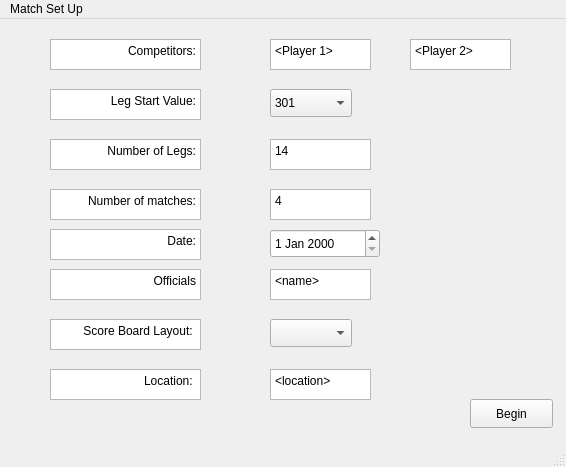
<?xml version="1.0" encoding="UTF-8"?>
<ui version="4.0">
 <class>MainWindow</class>
 <widget class="QMainWindow" name="MainWindow">
  <property name="geometry">
   <rect>
    <x>0</x>
    <y>0</y>
    <width>566</width>
    <height>467</height>
   </rect>
  </property>
  <property name="windowTitle">
   <string>MainWindow</string>
  </property>
  <widget class="QWidget" name="centralwidget">
   <widget class="QTextBrowser" name="textBrowser">
    <property name="geometry">
     <rect>
      <x>50</x>
      <y>20</y>
      <width>151</width>
      <height>31</height>
     </rect>
    </property>
    <property name="html">
     <string>&lt;!DOCTYPE HTML PUBLIC &quot;-//W3C//DTD HTML 4.0//EN&quot; &quot;http://www.w3.org/TR/REC-html40/strict.dtd&quot;&gt;
&lt;html&gt;&lt;head&gt;&lt;meta name=&quot;qrichtext&quot; content=&quot;1&quot; /&gt;&lt;meta charset=&quot;utf-8&quot; /&gt;&lt;style type=&quot;text/css&quot;&gt;
p, li { white-space: pre-wrap; }
&lt;/style&gt;&lt;/head&gt;&lt;body style=&quot; font-family:'Segoe UI'; font-size:9pt; font-weight:400; font-style:normal;&quot;&gt;
&lt;p align=&quot;right&quot; style=&quot; margin-top:0px; margin-bottom:0px; margin-left:0px; margin-right:0px; -qt-block-indent:0; text-indent:0px;&quot;&gt;Competitors:&lt;/p&gt;&lt;/body&gt;&lt;/html&gt;</string>
    </property>
   </widget>
   <widget class="QTextEdit" name="textEdit">
    <property name="geometry">
     <rect>
      <x>270</x>
      <y>20</y>
      <width>101</width>
      <height>31</height>
     </rect>
    </property>
    <property name="html">
     <string>&lt;!DOCTYPE HTML PUBLIC &quot;-//W3C//DTD HTML 4.0//EN&quot; &quot;http://www.w3.org/TR/REC-html40/strict.dtd&quot;&gt;
&lt;html&gt;&lt;head&gt;&lt;meta name=&quot;qrichtext&quot; content=&quot;1&quot; /&gt;&lt;meta charset=&quot;utf-8&quot; /&gt;&lt;style type=&quot;text/css&quot;&gt;
p, li { white-space: pre-wrap; }
&lt;/style&gt;&lt;/head&gt;&lt;body style=&quot; font-family:'Segoe UI'; font-size:9pt; font-weight:400; font-style:normal;&quot;&gt;
&lt;p style=&quot; margin-top:0px; margin-bottom:0px; margin-left:0px; margin-right:0px; -qt-block-indent:0; text-indent:0px;&quot;&gt;&amp;lt;Player 1&amp;gt;&lt;/p&gt;&lt;/body&gt;&lt;/html&gt;</string>
    </property>
   </widget>
   <widget class="QTextEdit" name="textEdit_2">
    <property name="geometry">
     <rect>
      <x>410</x>
      <y>20</y>
      <width>101</width>
      <height>31</height>
     </rect>
    </property>
    <property name="html">
     <string>&lt;!DOCTYPE HTML PUBLIC &quot;-//W3C//DTD HTML 4.0//EN&quot; &quot;http://www.w3.org/TR/REC-html40/strict.dtd&quot;&gt;
&lt;html&gt;&lt;head&gt;&lt;meta name=&quot;qrichtext&quot; content=&quot;1&quot; /&gt;&lt;meta charset=&quot;utf-8&quot; /&gt;&lt;style type=&quot;text/css&quot;&gt;
p, li { white-space: pre-wrap; }
&lt;/style&gt;&lt;/head&gt;&lt;body style=&quot; font-family:'Segoe UI'; font-size:9pt; font-weight:400; font-style:normal;&quot;&gt;
&lt;p style=&quot; margin-top:0px; margin-bottom:0px; margin-left:0px; margin-right:0px; -qt-block-indent:0; text-indent:0px;&quot;&gt;&amp;lt;Player 2&amp;gt;&lt;/p&gt;&lt;/body&gt;&lt;/html&gt;</string>
    </property>
   </widget>
   <widget class="QTextBrowser" name="textBrowser_2">
    <property name="geometry">
     <rect>
      <x>50</x>
      <y>70</y>
      <width>151</width>
      <height>31</height>
     </rect>
    </property>
    <property name="html">
     <string>&lt;!DOCTYPE HTML PUBLIC &quot;-//W3C//DTD HTML 4.0//EN&quot; &quot;http://www.w3.org/TR/REC-html40/strict.dtd&quot;&gt;
&lt;html&gt;&lt;head&gt;&lt;meta name=&quot;qrichtext&quot; content=&quot;1&quot; /&gt;&lt;meta charset=&quot;utf-8&quot; /&gt;&lt;style type=&quot;text/css&quot;&gt;
p, li { white-space: pre-wrap; }
&lt;/style&gt;&lt;/head&gt;&lt;body style=&quot; font-family:'Segoe UI'; font-size:9pt; font-weight:400; font-style:normal;&quot;&gt;
&lt;p align=&quot;right&quot; style=&quot; margin-top:0px; margin-bottom:0px; margin-left:0px; margin-right:0px; -qt-block-indent:0; text-indent:0px;&quot;&gt;Leg Start Value:&lt;/p&gt;&lt;/body&gt;&lt;/html&gt;</string>
    </property>
   </widget>
   <widget class="QComboBox" name="comboBox">
    <property name="geometry">
     <rect>
      <x>270</x>
      <y>70</y>
      <width>82</width>
      <height>28</height>
     </rect>
    </property>
    <item>
     <property name="text">
      <string>301</string>
     </property>
    </item>
    <item>
     <property name="text">
      <string>501</string>
     </property>
    </item>
    <item>
     <property name="text">
      <string>801</string>
     </property>
    </item>
   </widget>
   <widget class="QTextBrowser" name="textBrowser_3">
    <property name="geometry">
     <rect>
      <x>50</x>
      <y>120</y>
      <width>151</width>
      <height>31</height>
     </rect>
    </property>
    <property name="html">
     <string>&lt;!DOCTYPE HTML PUBLIC &quot;-//W3C//DTD HTML 4.0//EN&quot; &quot;http://www.w3.org/TR/REC-html40/strict.dtd&quot;&gt;
&lt;html&gt;&lt;head&gt;&lt;meta name=&quot;qrichtext&quot; content=&quot;1&quot; /&gt;&lt;meta charset=&quot;utf-8&quot; /&gt;&lt;style type=&quot;text/css&quot;&gt;
p, li { white-space: pre-wrap; }
&lt;/style&gt;&lt;/head&gt;&lt;body style=&quot; font-family:'Segoe UI'; font-size:9pt; font-weight:400; font-style:normal;&quot;&gt;
&lt;p align=&quot;right&quot; style=&quot; margin-top:0px; margin-bottom:0px; margin-left:0px; margin-right:0px; -qt-block-indent:0; text-indent:0px;&quot;&gt;Number of Legs:&lt;/p&gt;&lt;/body&gt;&lt;/html&gt;</string>
    </property>
   </widget>
   <widget class="QTextBrowser" name="textBrowser_4">
    <property name="geometry">
     <rect>
      <x>50</x>
      <y>170</y>
      <width>151</width>
      <height>31</height>
     </rect>
    </property>
    <property name="html">
     <string>&lt;!DOCTYPE HTML PUBLIC &quot;-//W3C//DTD HTML 4.0//EN&quot; &quot;http://www.w3.org/TR/REC-html40/strict.dtd&quot;&gt;
&lt;html&gt;&lt;head&gt;&lt;meta name=&quot;qrichtext&quot; content=&quot;1&quot; /&gt;&lt;meta charset=&quot;utf-8&quot; /&gt;&lt;style type=&quot;text/css&quot;&gt;
p, li { white-space: pre-wrap; }
&lt;/style&gt;&lt;/head&gt;&lt;body style=&quot; font-family:'Segoe UI'; font-size:9pt; font-weight:400; font-style:normal;&quot;&gt;
&lt;p align=&quot;right&quot; style=&quot; margin-top:0px; margin-bottom:0px; margin-left:0px; margin-right:0px; -qt-block-indent:0; text-indent:0px;&quot;&gt;Number of matches:&lt;/p&gt;&lt;/body&gt;&lt;/html&gt;</string>
    </property>
   </widget>
   <widget class="QTextBrowser" name="textBrowser_5">
    <property name="geometry">
     <rect>
      <x>50</x>
      <y>210</y>
      <width>151</width>
      <height>31</height>
     </rect>
    </property>
    <property name="html">
     <string>&lt;!DOCTYPE HTML PUBLIC &quot;-//W3C//DTD HTML 4.0//EN&quot; &quot;http://www.w3.org/TR/REC-html40/strict.dtd&quot;&gt;
&lt;html&gt;&lt;head&gt;&lt;meta name=&quot;qrichtext&quot; content=&quot;1&quot; /&gt;&lt;meta charset=&quot;utf-8&quot; /&gt;&lt;style type=&quot;text/css&quot;&gt;
p, li { white-space: pre-wrap; }
&lt;/style&gt;&lt;/head&gt;&lt;body style=&quot; font-family:'Segoe UI'; font-size:9pt; font-weight:400; font-style:normal;&quot;&gt;
&lt;p align=&quot;right&quot; style=&quot; margin-top:0px; margin-bottom:0px; margin-left:0px; margin-right:0px; -qt-block-indent:0; text-indent:0px;&quot;&gt;Date:&lt;/p&gt;&lt;/body&gt;&lt;/html&gt;</string>
    </property>
   </widget>
   <widget class="QDateEdit" name="dateEdit">
    <property name="geometry">
     <rect>
      <x>270</x>
      <y>210</y>
      <width>110</width>
      <height>29</height>
     </rect>
    </property>
   </widget>
   <widget class="QTextEdit" name="textEdit_3">
    <property name="geometry">
     <rect>
      <x>270</x>
      <y>120</y>
      <width>101</width>
      <height>31</height>
     </rect>
    </property>
    <property name="html">
     <string>&lt;!DOCTYPE HTML PUBLIC &quot;-//W3C//DTD HTML 4.0//EN&quot; &quot;http://www.w3.org/TR/REC-html40/strict.dtd&quot;&gt;
&lt;html&gt;&lt;head&gt;&lt;meta name=&quot;qrichtext&quot; content=&quot;1&quot; /&gt;&lt;meta charset=&quot;utf-8&quot; /&gt;&lt;style type=&quot;text/css&quot;&gt;
p, li { white-space: pre-wrap; }
&lt;/style&gt;&lt;/head&gt;&lt;body style=&quot; font-family:'Segoe UI'; font-size:9pt; font-weight:400; font-style:normal;&quot;&gt;
&lt;p style=&quot; margin-top:0px; margin-bottom:0px; margin-left:0px; margin-right:0px; -qt-block-indent:0; text-indent:0px;&quot;&gt;14&lt;/p&gt;&lt;/body&gt;&lt;/html&gt;</string>
    </property>
   </widget>
   <widget class="QTextEdit" name="textEdit_4">
    <property name="geometry">
     <rect>
      <x>270</x>
      <y>170</y>
      <width>101</width>
      <height>31</height>
     </rect>
    </property>
    <property name="html">
     <string>&lt;!DOCTYPE HTML PUBLIC &quot;-//W3C//DTD HTML 4.0//EN&quot; &quot;http://www.w3.org/TR/REC-html40/strict.dtd&quot;&gt;
&lt;html&gt;&lt;head&gt;&lt;meta name=&quot;qrichtext&quot; content=&quot;1&quot; /&gt;&lt;meta charset=&quot;utf-8&quot; /&gt;&lt;style type=&quot;text/css&quot;&gt;
p, li { white-space: pre-wrap; }
&lt;/style&gt;&lt;/head&gt;&lt;body style=&quot; font-family:'Segoe UI'; font-size:9pt; font-weight:400; font-style:normal;&quot;&gt;
&lt;p style=&quot; margin-top:0px; margin-bottom:0px; margin-left:0px; margin-right:0px; -qt-block-indent:0; text-indent:0px;&quot;&gt;4&lt;/p&gt;&lt;/body&gt;&lt;/html&gt;</string>
    </property>
   </widget>
   <widget class="QPushButton" name="pushButton">
    <property name="geometry">
     <rect>
      <x>470</x>
      <y>380</y>
      <width>83</width>
      <height>29</height>
     </rect>
    </property>
    <property name="text">
     <string>Begin</string>
    </property>
   </widget>
   <widget class="QTextBrowser" name="textBrowser_6">
    <property name="geometry">
     <rect>
      <x>50</x>
      <y>250</y>
      <width>151</width>
      <height>31</height>
     </rect>
    </property>
    <property name="html">
     <string>&lt;!DOCTYPE HTML PUBLIC &quot;-//W3C//DTD HTML 4.0//EN&quot; &quot;http://www.w3.org/TR/REC-html40/strict.dtd&quot;&gt;
&lt;html&gt;&lt;head&gt;&lt;meta name=&quot;qrichtext&quot; content=&quot;1&quot; /&gt;&lt;meta charset=&quot;utf-8&quot; /&gt;&lt;style type=&quot;text/css&quot;&gt;
p, li { white-space: pre-wrap; }
&lt;/style&gt;&lt;/head&gt;&lt;body style=&quot; font-family:'Segoe UI'; font-size:9pt; font-weight:400; font-style:normal;&quot;&gt;
&lt;p align=&quot;right&quot; style=&quot; margin-top:0px; margin-bottom:0px; margin-left:0px; margin-right:0px; -qt-block-indent:0; text-indent:0px;&quot;&gt;Officials&lt;/p&gt;&lt;/body&gt;&lt;/html&gt;</string>
    </property>
   </widget>
   <widget class="QTextEdit" name="textEdit_5">
    <property name="geometry">
     <rect>
      <x>270</x>
      <y>250</y>
      <width>101</width>
      <height>31</height>
     </rect>
    </property>
    <property name="html">
     <string>&lt;!DOCTYPE HTML PUBLIC &quot;-//W3C//DTD HTML 4.0//EN&quot; &quot;http://www.w3.org/TR/REC-html40/strict.dtd&quot;&gt;
&lt;html&gt;&lt;head&gt;&lt;meta name=&quot;qrichtext&quot; content=&quot;1&quot; /&gt;&lt;meta charset=&quot;utf-8&quot; /&gt;&lt;style type=&quot;text/css&quot;&gt;
p, li { white-space: pre-wrap; }
&lt;/style&gt;&lt;/head&gt;&lt;body style=&quot; font-family:'Segoe UI'; font-size:9pt; font-weight:400; font-style:normal;&quot;&gt;
&lt;p style=&quot; margin-top:0px; margin-bottom:0px; margin-left:0px; margin-right:0px; -qt-block-indent:0; text-indent:0px;&quot;&gt;&amp;lt;name&amp;gt;&lt;/p&gt;&lt;/body&gt;&lt;/html&gt;</string>
    </property>
   </widget>
   <widget class="QTextBrowser" name="textBrowser_7">
    <property name="geometry">
     <rect>
      <x>50</x>
      <y>300</y>
      <width>151</width>
      <height>31</height>
     </rect>
    </property>
    <property name="html">
     <string>&lt;!DOCTYPE HTML PUBLIC &quot;-//W3C//DTD HTML 4.0//EN&quot; &quot;http://www.w3.org/TR/REC-html40/strict.dtd&quot;&gt;
&lt;html&gt;&lt;head&gt;&lt;meta name=&quot;qrichtext&quot; content=&quot;1&quot; /&gt;&lt;meta charset=&quot;utf-8&quot; /&gt;&lt;style type=&quot;text/css&quot;&gt;
p, li { white-space: pre-wrap; }
&lt;/style&gt;&lt;/head&gt;&lt;body style=&quot; font-family:'Segoe UI'; font-size:9pt; font-weight:400; font-style:normal;&quot;&gt;
&lt;p align=&quot;right&quot; style=&quot; margin-top:0px; margin-bottom:0px; margin-left:0px; margin-right:0px; -qt-block-indent:0; text-indent:0px;&quot;&gt;Score Board Layout: &lt;/p&gt;&lt;/body&gt;&lt;/html&gt;</string>
    </property>
   </widget>
   <widget class="QComboBox" name="comboBox_2">
    <property name="geometry">
     <rect>
      <x>270</x>
      <y>300</y>
      <width>82</width>
      <height>28</height>
     </rect>
    </property>
   </widget>
   <widget class="QTextBrowser" name="textBrowser_8">
    <property name="geometry">
     <rect>
      <x>50</x>
      <y>350</y>
      <width>151</width>
      <height>31</height>
     </rect>
    </property>
    <property name="html">
     <string>&lt;!DOCTYPE HTML PUBLIC &quot;-//W3C//DTD HTML 4.0//EN&quot; &quot;http://www.w3.org/TR/REC-html40/strict.dtd&quot;&gt;
&lt;html&gt;&lt;head&gt;&lt;meta name=&quot;qrichtext&quot; content=&quot;1&quot; /&gt;&lt;meta charset=&quot;utf-8&quot; /&gt;&lt;style type=&quot;text/css&quot;&gt;
p, li { white-space: pre-wrap; }
&lt;/style&gt;&lt;/head&gt;&lt;body style=&quot; font-family:'Segoe UI'; font-size:9pt; font-weight:400; font-style:normal;&quot;&gt;
&lt;p align=&quot;right&quot; style=&quot; margin-top:0px; margin-bottom:0px; margin-left:0px; margin-right:0px; -qt-block-indent:0; text-indent:0px;&quot;&gt;Location: &lt;/p&gt;&lt;/body&gt;&lt;/html&gt;</string>
    </property>
   </widget>
   <widget class="QTextEdit" name="textEdit_6">
    <property name="geometry">
     <rect>
      <x>270</x>
      <y>350</y>
      <width>101</width>
      <height>31</height>
     </rect>
    </property>
    <property name="html">
     <string>&lt;!DOCTYPE HTML PUBLIC &quot;-//W3C//DTD HTML 4.0//EN&quot; &quot;http://www.w3.org/TR/REC-html40/strict.dtd&quot;&gt;
&lt;html&gt;&lt;head&gt;&lt;meta name=&quot;qrichtext&quot; content=&quot;1&quot; /&gt;&lt;meta charset=&quot;utf-8&quot; /&gt;&lt;style type=&quot;text/css&quot;&gt;
p, li { white-space: pre-wrap; }
&lt;/style&gt;&lt;/head&gt;&lt;body style=&quot; font-family:'Segoe UI'; font-size:9pt; font-weight:400; font-style:normal;&quot;&gt;
&lt;p style=&quot; margin-top:0px; margin-bottom:0px; margin-left:0px; margin-right:0px; -qt-block-indent:0; text-indent:0px;&quot;&gt;&amp;lt;location&amp;gt;&lt;/p&gt;&lt;/body&gt;&lt;/html&gt;</string>
    </property>
   </widget>
  </widget>
  <widget class="QMenuBar" name="menubar">
   <property name="geometry">
    <rect>
     <x>0</x>
     <y>0</y>
     <width>566</width>
     <height>25</height>
    </rect>
   </property>
   <widget class="QMenu" name="menuMatch_Set_Up">
    <property name="title">
     <string>Match Set Up</string>
    </property>
   </widget>
   <addaction name="menuMatch_Set_Up"/>
  </widget>
  <widget class="QStatusBar" name="statusbar"/>
 </widget>
 <resources/>
 <connections/>
</ui>
